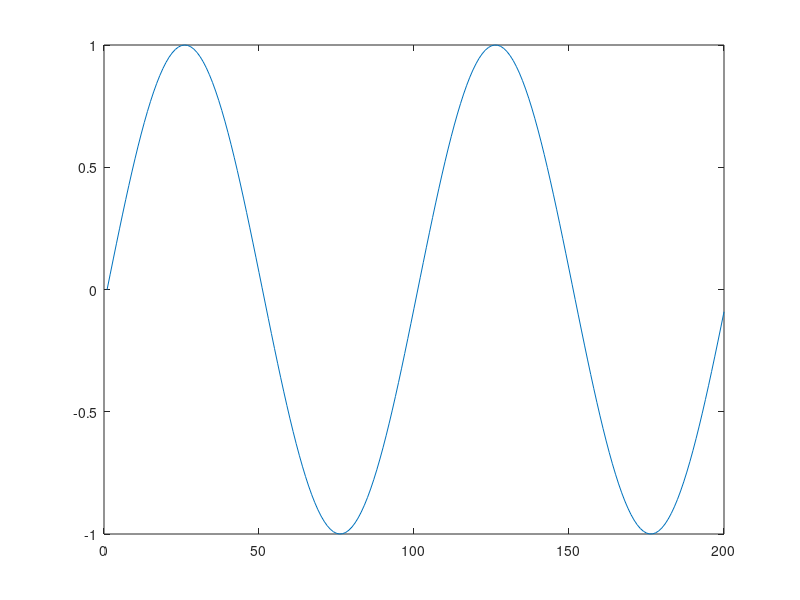
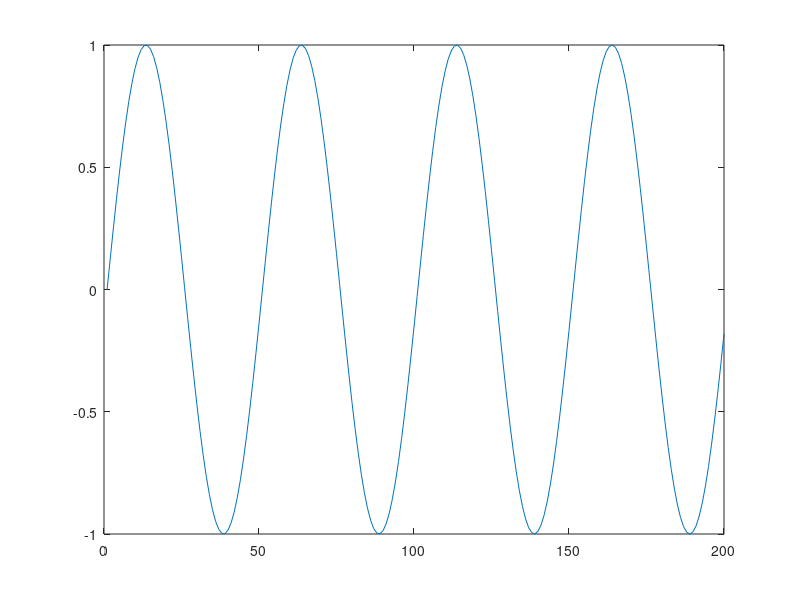
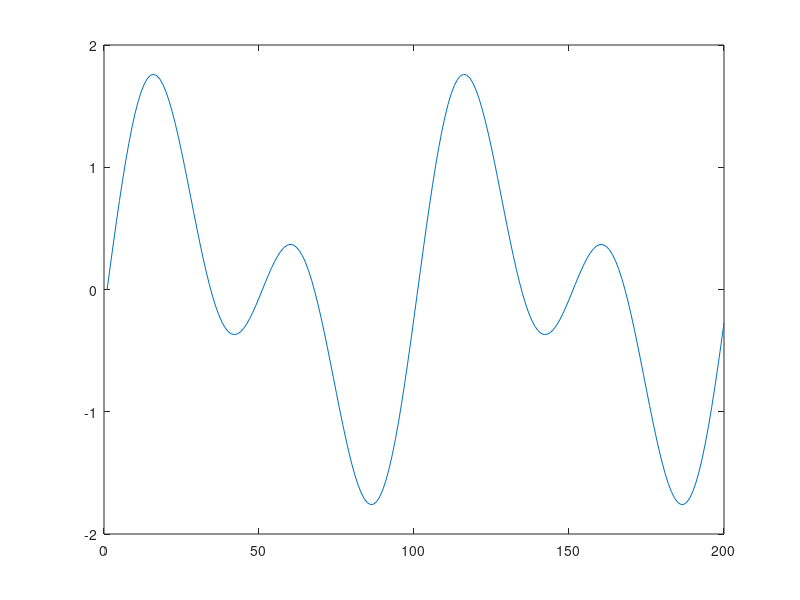

The MATLAB script that drew these images, in order:
clc;clear all;close all;
fs=44100;
t=0.1:1/fs:1;
x=sin(2*pi*440*t);
x2=sin(2*pi*880*t);
sound(x,fs);
x3=x+x2;
figure(1);
plot(x(1:200));
figure(2);
plot(x2(1:200));
figure(3);
plot(x3(1:200));
